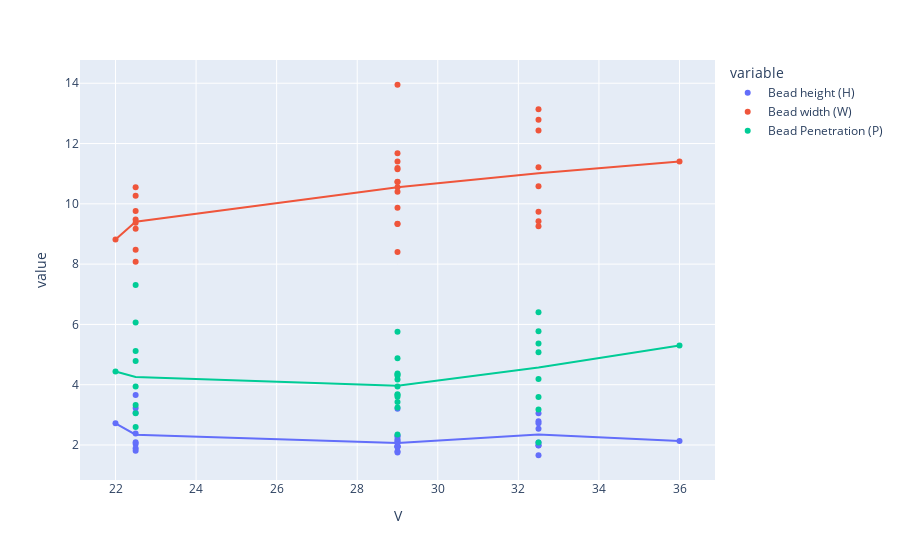

Write notebook code for a chart like this one.
### Markdown cell above
## Graphs

### Code cell
import plotly.express as px
fig = px.scatter(data, x="V", y=["Bead height (H)", "Bead width (W)", "Bead Penetration (P)"], trendline="lowess") 
# LOESS (locally estimated scatterplot smoothing) and LOWESS (locally weighted scatterplot smoothing)
fig.show()

### Figure 1 — Plotly figure (JSON) as saved in the notebook; plotly's stock layout.template omitted (floating-point values rounded to 4 significant figures)
{"data": [{"hovertemplate": "variable=Bead height (H)<br>V=%{x}<br>value=%{y}<extra></extra>", "legendgroup": "Bead height (H)", "marker": {"color": "#636efa", "symbol": "circle"}, "mode": "markers", "name": "Bead height (H)", "orientation": "v", "showlegend": true, "type": "scatter", "x": [22.5, 32.5, 22.5, 32.5, 22.5, 32.5, 22.5, 32.5, 22.5, 32.5, 22.5, 32.5, 22.5, 32.5, 22.5, 32.5, 22, 36, 29, 29, 29, 29, 29, 29, 29, 29, 29, 29, 29, 29, 29], "xaxis": "x", "y": [2.38, 2.54, 3.07, 2.79, 2.03, 1.98, 1.89, 1.99, 1.81, 1.66, 3.23, 2.72, 2.09, 2.08, 3.66, 3.05, 2.72, 2.13, 1.96, 3.2, 2.31, 2.1, 1.96, 2.07, 2.29, 2.14, 1.79, 2.2, 1.93, 1.75, 1.94], "yaxis": "y"}, {"hovertemplate": "<b>LOWESS trendline</b><br><br>variable=Bead height (H)<br>V=%{x}<br>value=%{y} <b>(trend)</b><extra></extra>", "legendgroup": "Bead height (H)", "marker": {"color": "#636efa", "symbol": "circle"}, "mode": "lines", "name": "Bead height (H)", "showlegend": false, "type": "scatter", "x": [22, 22.5, 22.5, 22.5, 22.5, 22.5, 22.5, 22.5, 22.5, 29, 29, 29, 29, 29, 29, 29, 29, 29, 29, 29, 29, 29, 32.5, 32.5, 32.5, 32.5, 32.5, 32.5, 32.5, 32.5, 36], "xaxis": "x", "y": [2.72, 2.342, 2.342, 2.342, 2.342, 2.342, 2.342, 2.342, 2.342, 2.069, 2.069, 2.069, 2.069, 2.069, 2.069, 2.069, 2.069, 2.069, 2.069, 2.069, 2.069, 2.069, 2.347, 2.347, 2.347, 2.347, 2.347, 2.347, 2.347, 2.347, 2.13], "yaxis": "y"}, {"hovertemplate": "variable=Bead width (W)<br>V=%{x}<br>value=%{y}<extra></extra>", "legendgroup": "Bead width (W)", "marker": {"color": "#EF553B", "symbol": "circle"}, "mode": "markers", "name": "Bead width (W)", "orientation": "v", "showlegend": true, "type": "scatter", "x": [22.5, 32.5, 22.5, 32.5, 22.5, 32.5, 22.5, 32.5, 22.5, 32.5, 22.5, 32.5, 22.5, 32.5, 22.5, 32.5, 22, 36, 29, 29, 29, 29, 29, 29, 29, 29, 29, 29, 29, 29, 29], "xaxis": "x", "y": [10.55, 12.43, 9.76, 13.14, 10.27, 9.26, 9.37, 9.42, 9.17, 11.21, 9.48, 12.79, 8.08, 9.74, 8.48, 10.58, 8.82, 11.4, 8.4, 9.34, 13.95, 9.33, 10.4, 9.87, 10.55, 11.15, 10.73, 11.68, 11.4, 11.19, 10.72], "yaxis": "y"}, {"hovertemplate": "<b>LOWESS trendline</b><br><br>variable=Bead width (W)<br>V=%{x}<br>value=%{y} <b>(trend)</b><extra></extra>", "legendgroup": "Bead width (W)", "marker": {"color": "#EF553B", "symbol": "circle"}, "mode": "lines", "name": "Bead width (W)", "showlegend": false, "type": "scatter", "x": [22, 22.5, 22.5, 22.5, 22.5, 22.5, 22.5, 22.5, 22.5, 29, 29, 29, 29, 29, 29, 29, 29, 29, 29, 29, 29, 29, 32.5, 32.5, 32.5, 32.5, 32.5, 32.5, 32.5, 32.5, 36], "xaxis": "x", "y": [8.82, 9.403, 9.403, 9.403, 9.403, 9.403, 9.403, 9.403, 9.403, 10.55, 10.55, 10.55, 10.55, 10.55, 10.55, 10.55, 10.55, 10.55, 10.55, 10.55, 10.55, 10.55, 11.02, 11.02, 11.02, 11.02, 11.02, 11.02, 11.02, 11.02, 11.4], "yaxis": "y"}, {"hovertemplate": "variable=Bead Penetration (P)<br>V=%{x}<br>value=%{y}<extra></extra>", "legendgroup": "Bead Penetration (P)", "marker": {"color": "#00cc96", "symbol": "circle"}, "mode": "markers", "name": "Bead Penetration (P)", "orientation": "v", "showlegend": true, "type": "scatter", "x": [22.5, 32.5, 22.5, 32.5, 22.5, 32.5, 22.5, 32.5, 22.5, 32.5, 22.5, 32.5, 22.5, 32.5, 22.5, 32.5, 22, 36, 29, 29, 29, 29, 29, 29, 29, 29, 29, 29, 29, 29, 29], "xaxis": "x", "y": [3.94, 5.08, 5.12, 6.4, 3.05, 3.59, 4.79, 5.37, 3.33, 3.18, 7.31, 5.77, 2.6, 2.08, 6.06, 4.19, 4.44, 5.3, 2.35, 5.76, 4.88, 3.24, 4.34, 3.43, 3.6, 3.66, 4.37, 4.17, 3.94, 4.3, 3.68], "yaxis": "y"}, {"hovertemplate": "<b>LOWESS trendline</b><br><br>variable=Bead Penetration (P)<br>V=%{x}<br>value=%{y} <b>(trend)</b><extra></extra>", "legendgroup": "Bead Penetration (P)", "marker": {"color": "#00cc96", "symbol": "circle"}, "mode": "lines", "name": "Bead Penetration (P)", "showlegend": false, "type": "scatter", "x": [22, 22.5, 22.5, 22.5, 22.5, 22.5, 22.5, 22.5, 22.5, 29, 29, 29, 29, 29, 29, 29, 29, 29, 29, 29, 29, 29, 32.5, 32.5, 32.5, 32.5, 32.5, 32.5, 32.5, 32.5, 36], "xaxis": "x", "y": [4.44, 4.255, 4.255, 4.255, 4.255, 4.255, 4.255, 4.255, 4.255, 3.965, 3.965, 3.965, 3.965, 3.965, 3.965, 3.965, 3.965, 3.965, 3.965, 3.965, 3.965, 3.965, 4.568, 4.568, 4.568, 4.568, 4.568, 4.568, 4.568, 4.568, 5.3], "yaxis": "y"}], "layout": {"legend": {"title": {"text": "variable"}, "tracegroupgap": 0}, "margin": {"t": 60}, "xaxis": {"anchor": "y", "domain": [0, 1], "title": {"text": "V"}}, "yaxis": {"anchor": "x", "domain": [0, 1], "title": {"text": "value"}}}}
